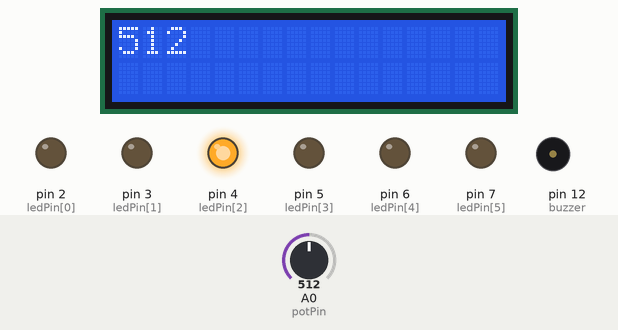
Simulated run of this sketch. Board: Arduino Uno, built with avr-gcc and run on an emulated ATmega328P. Shown: 16×2 character LCD, output pins drawn as LEDs (lit = HIGH), buzzer (waves = sounding, pin HIGH). The test bench sets the inputs (shaded band); at power-on: A0 (potPin) = 512.

Above: at 1.2 s.
1.3 s: A0 (potPin) set to 716
At 2.3 s:
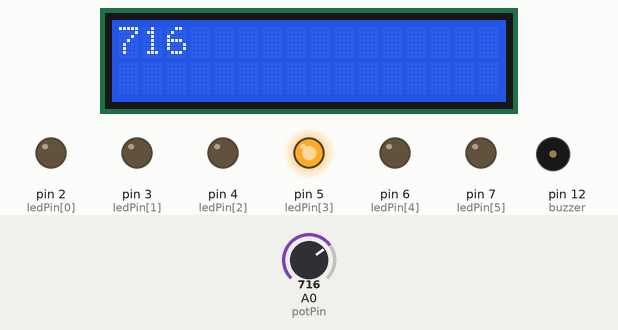
2.9 s: A0 (potPin) set to 900
At 3.5 s:
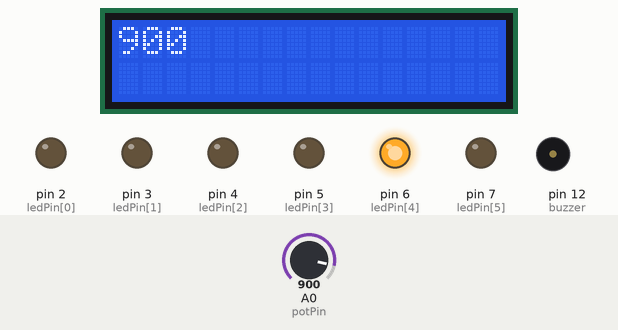
4.5 s: A0 (potPin) set to 1023
At 5.8 s:
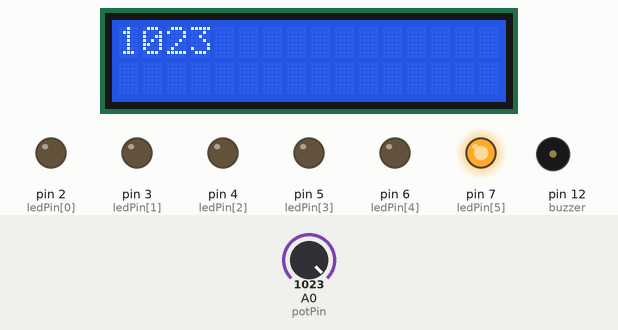
6.1 s: A0 (potPin) set to 511
At 7.1 s:
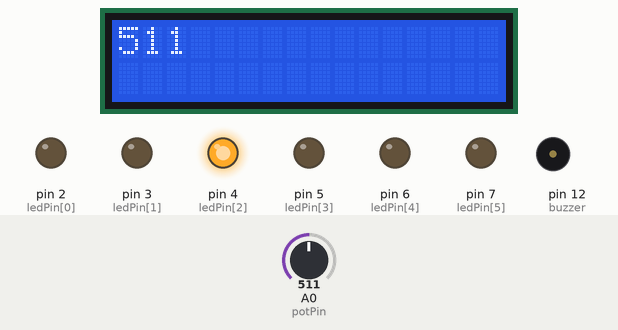
7.7 s: A0 (potPin) set to 306
At 8.3 s:
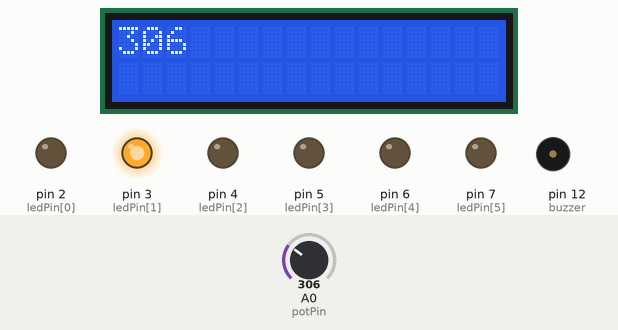
9.3 s: A0 (potPin) set to 122
At 10.7 s:
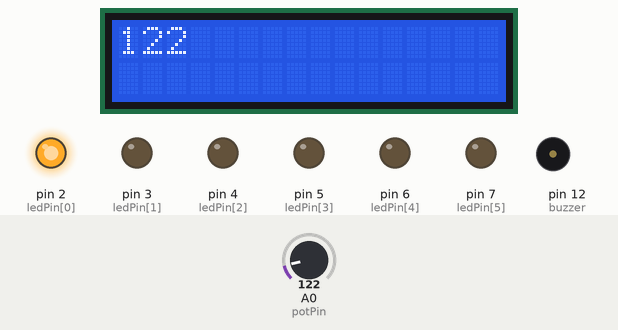
Timing chart, 0 to 11.9 s (numbered marks = the images above; inputs shaded):
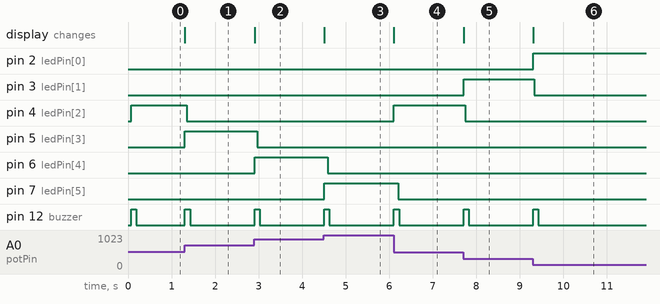

Measured:
- after the input at 1.3 s, pin 4 (ledPin[2]): HIGH → LOW after 0.05 s; pin 5 (ledPin[3]): LOW → HIGH at once; pin 12 (buzzer): LOW → HIGH at once, → LOW 0.12 s later; the display: changes at once (image 1)
- after the input at 2.9 s, pin 5 (ledPin[3]): HIGH → LOW after 0.07 s; pin 6 (ledPin[4]): LOW → HIGH at once; pin 12 (buzzer): LOW → HIGH at once, → LOW 0.12 s later; the display: changes at once (image 2)
- after the input at 4.5 s, pin 6 (ledPin[4]): HIGH → LOW after 0.09 s; pin 7 (ledPin[5]): LOW → HIGH at once; pin 12 (buzzer): LOW → HIGH at once, → LOW 0.12 s later; the display: changes at once (image 3)
- after the input at 6.1 s, pin 4 (ledPin[2]): LOW → HIGH at once; pin 7 (ledPin[5]): HIGH → LOW after 0.11 s; pin 12 (buzzer): LOW → HIGH at once, → LOW 0.12 s later; the display: changes at once (image 4)
- after the input at 7.7 s, pin 3 (ledPin[1]): LOW → HIGH at once; pin 4 (ledPin[2]): HIGH → LOW after 0.05 s; pin 12 (buzzer): LOW → HIGH at once, → LOW 0.12 s later; the display: changes at once (image 5)
- after the input at 9.3 s, pin 2 (ledPin[0]): LOW → HIGH at once; pin 3 (ledPin[1]): HIGH → LOW at once; pin 12 (buzzer): LOW → HIGH at once, → LOW 0.12 s later; the display: changes at once (image 6)

The sketch:

cv5.ino
```cpp
// I2C LCD displej
// Teď by jsi měl na svém displeji vidět běžící text:“Laskarduino” a "Zdravim bastlire!".
// Email:laskarduino@gmail.com
// Web:laskarduino.cz
/*/\/\/\/\/\/\/\/\/\/\/\/\/\/\/\/\/\/\/\/\/\/\/\/\/\/*/
// připoj knihovny
#include <Wire.h>
#include <LiquidCrystal_I2C.h>

int ledNum = 6; // počet LEDek
byte ledPin[] = { 2, 3, 4, 5, 6, 7}; // vytvoříme pole pro LED piny
int ledDelay; // pauza mezi změnami
int direction = 1;
int currentLED = 0;
unsigned long changeTime;
int potPin = A0;
const int maxPotVal = 1023;
int prevPotVal = -1;
int prevActiveLed = -1;
int buzzer = 12;

// inicializace knihovny displeje
LiquidCrystal_I2C lcd(0x27, 16, 2); // nastavit adresu displeje na 0x27 pro 1602 displej
void setup() {
  lcd.init();
  // inicializace lcd
  lcd.backlight(); // zapnout podsvícení

  for (int x = 0; x < ledNum; x++) {
    // nastavení pinu od 2 do 9 LEDky jako výstupu
    pinMode(ledPin[x], OUTPUT);
  }
  changeTime = millis();
  pinMode(buzzer, OUTPUT);
}

void loop() {
  int potVal = analogRead(potPin);
  if (!isClose( potVal, prevPotVal, 2)) {
    lcd.clear();
    lcd.println(potVal);
    prevPotVal = potVal;
  }
  int activeLed = potVal * (ledNum - 1) / maxPotVal;
  if (prevActiveLed != activeLed) {
    for (int x = 0; x < ledNum; x++) {
      // vypnout všechny LEDky
      digitalWrite(ledPin[x], LOW);
      digitalWrite(ledPin[activeLed], HIGH);
      prevActiveLed = activeLed;
      digitalWrite(buzzer, HIGH);
      delay(20); // počkat 1ms
      digitalWrite(buzzer, LOW);
    }
  }
}

bool isClose(int a, int b, int epsilon) {
  if (abs(a - b) < epsilon) {
    return true;
  }
  return false;
}
```
